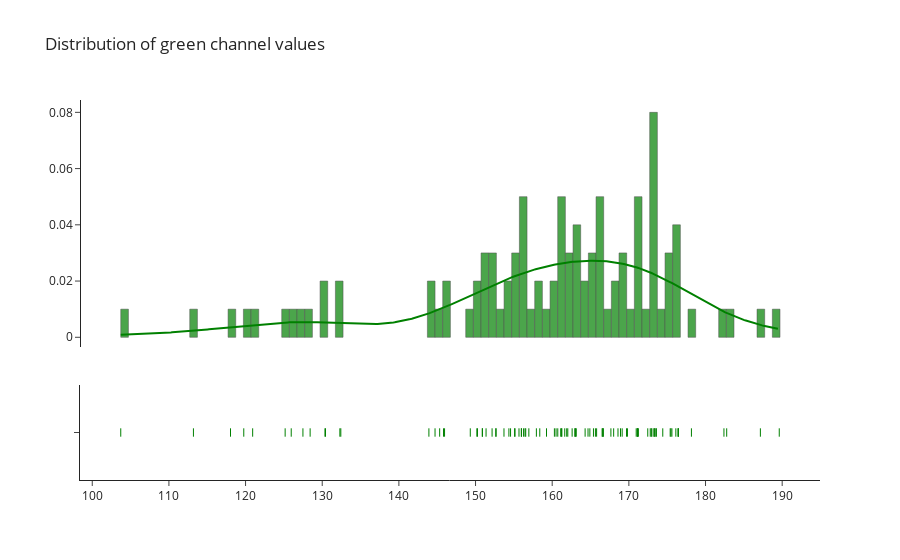

Notebook code cell kept with this figure:
### Code cell
fig = ff.create_distplot([green_values], group_labels=["G"], colors=["green"])
fig.update_layout(showlegend=False, template="simple_white")
fig.update_layout(title_text="Distribution of green channel values")
fig.data[0].marker.line.color = 'rgb(0, 0, 0)'
fig.data[0].marker.line.width = 0.5
fig

### Figure 1 — Plotly figure (JSON) as saved in the notebook; plotly's stock layout.template omitted (floating-point values rounded to 4 significant figures; data arrays with more than 128 entries replaced by an {"elided": "..."} marker saying what was removed)
{"data": [{"autobinx": false, "histnorm": "probability density", "legendgroup": "G", "marker": {"color": "green", "line": {"color": "rgb(0, 0, 0)", "width": 0.5}}, "name": "G", "opacity": 0.7, "type": "histogram", "x": [160.7, 171.0, 173.3, 152.7, 154.6, 165.6, 156.0, 149.3, 172.8, 173.5, 174.4, 150.2, 169.8, 166.6, 156.0, 160.3, 161.1, 160.5, 166.6, 163.0, 168.0, 126.0, 157.9, 162.0, 173.3, 152.2, 119.8, 150.9, 172.5, 173.0, 150.3, 172.9, 145.3, 161.9, 158.4, 125.2, 156.5, 163.0, 143.9, 153.7, 132.3, 162.6, 120.9, 161.6, 182.4, 187.2, 155.1, 145.8, 176.1, 178.2, 152.6, 166.5, 171.2, 163.0, 189.6, 155.7, 132.4, 171.2, 176.5, 182.8, 176.4, 157.0, 130.4, 154.4, 103.7, 165.4, 175.6, 169.1, 130.4, 168.9, 159.3, 165.8, 168.6, 127.5, 146.0, 164.7, 164.3, 169.7, 118.0, 144.7, 173.4, 163.1, 155.1, 156.3, 171.1, 150.9, 164.9, 175.5, 166.7, 156.5, 161.2, 113.2, 128.4, 173.6, 167.7, 176.4, 171.1, 175.4, 151.4, 161.2], "xaxis": "x", "xbins": {"end": 189.6, "size": 1, "start": 103.7}, "yaxis": "y"}, {"legendgroup": "G", "marker": {"color": "green"}, "mode": "lines", "name": "G", "showlegend": false, "type": "scatter", "x": {"elided": "500 float values"}, "xaxis": "x", "y": {"elided": "500 float values"}, "yaxis": "y"}, {"legendgroup": "G", "marker": {"color": "green", "symbol": "line-ns-open"}, "mode": "markers", "name": "G", "showlegend": false, "type": "scatter", "x": [160.7, 171.0, 173.3, 152.7, 154.6, 165.6, 156.0, 149.3, 172.8, 173.5, 174.4, 150.2, 169.8, 166.6, 156.0, 160.3, 161.1, 160.5, 166.6, 163.0, 168.0, 126.0, 157.9, 162.0, 173.3, 152.2, 119.8, 150.9, 172.5, 173.0, 150.3, 172.9, 145.3, 161.9, 158.4, 125.2, 156.5, 163.0, 143.9, 153.7, 132.3, 162.6, 120.9, 161.6, 182.4, 187.2, 155.1, 145.8, 176.1, 178.2, 152.6, 166.5, 171.2, 163.0, 189.6, 155.7, 132.4, 171.2, 176.5, 182.8, 176.4, 157.0, 130.4, 154.4, 103.7, 165.4, 175.6, 169.1, 130.4, 168.9, 159.3, 165.8, 168.6, 127.5, 146.0, 164.7, 164.3, 169.7, 118.0, 144.7, 173.4, 163.1, 155.1, 156.3, 171.1, 150.9, 164.9, 175.5, 166.7, 156.5, 161.2, 113.2, 128.4, 173.6, 167.7, 176.4, 171.1, 175.4, 151.4, 161.2], "xaxis": "x", "y": ["G", "G", "G", "G", "G", "G", "G", "G", "G", "G", "G", "G", "G", "G", "G", "G", "G", "G", "G", "G", "G", "G", "G", "G", "G", "G", "G", "G", "G", "G", "G", "G", "G", "G", "G", "G", "G", "G", "G", "G", "G", "G", "G", "G", "G", "G", "G", "G", "G", "G", "G", "G", "G", "G", "G", "G", "G", "G", "G", "G", "G", "G", "G", "G", "G", "G", "G", "G", "G", "G", "G", "G", "G", "G", "G", "G", "G", "G", "G", "G", "G", "G", "G", "G", "G", "G", "G", "G", "G", "G", "G", "G", "G", "G", "G", "G", "G", "G", "G", "G"], "yaxis": "y2"}], "layout": {"barmode": "overlay", "hovermode": "closest", "legend": {"traceorder": "reversed"}, "showlegend": false, "title": {"text": "Distribution of green channel values"}, "xaxis": {"anchor": "y2", "domain": [0, 1], "zeroline": false}, "yaxis": {"anchor": "free", "domain": [0.35, 1], "position": 0}, "yaxis2": {"anchor": "x", "domain": [0, 0.25], "dtick": 1, "showticklabels": false}}}
